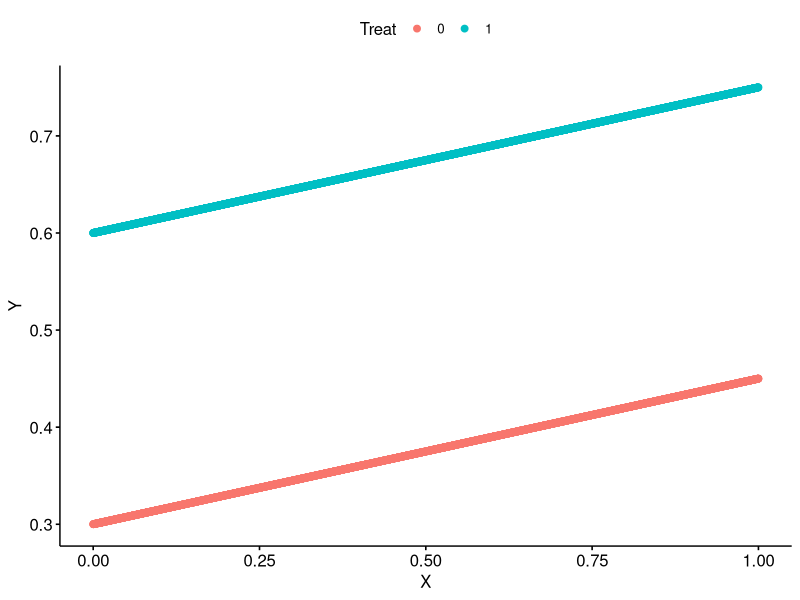
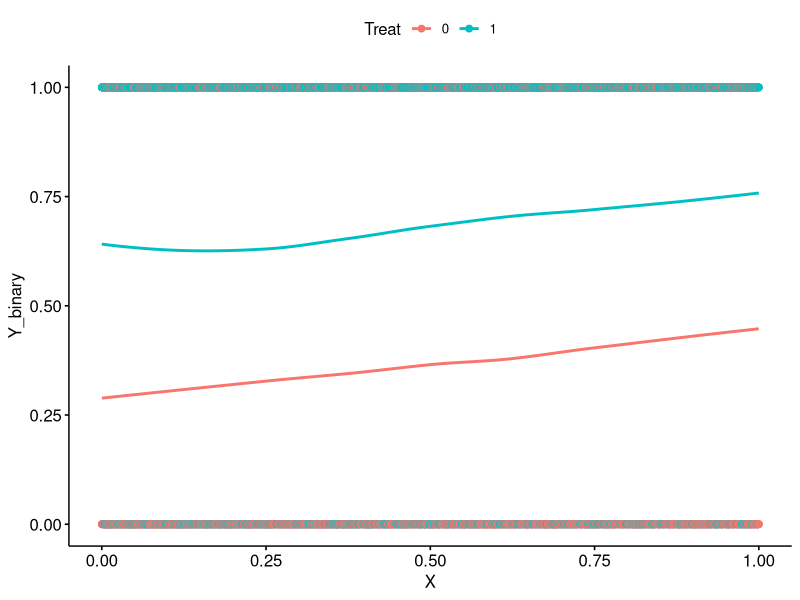
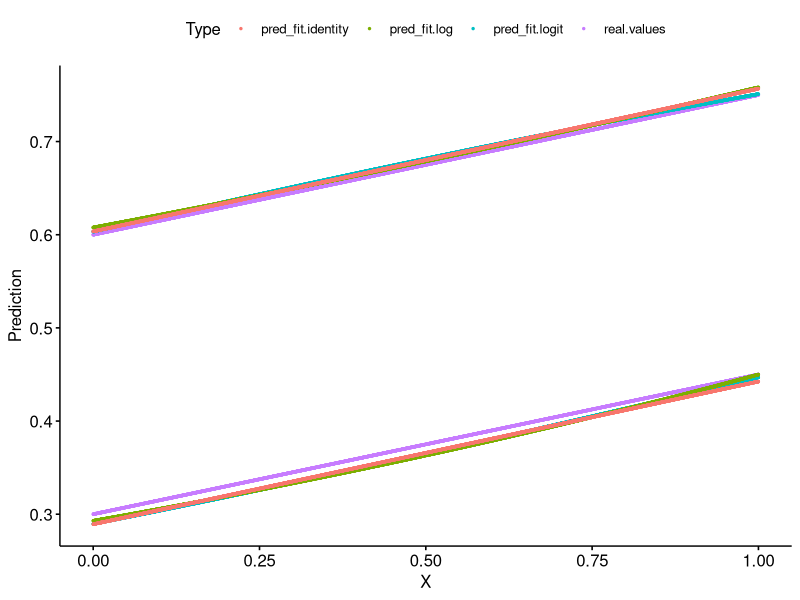

Source code (R) for these figures, in order:
#### Simulation study

y = c(rep(0,40),rep(1,60))

fit.logit = glm(y~1,family = binomial("logit"))
table(predict(fit.logit,type= "response"))

fit.log = glm(y~1,family = binomial("log"))
table(predict(fit.log,type= "response"))

fit.identity = glm(y~1,family = binomial("logit"))
table(predict(fit.identity,type= "response"))




df =  data.frame(X =  rep(0:1,each=5000), Treat =  rep(0:1,5000))

df$Y = NA
df[df$X == 0 & df$Treat==0,]$Y = c(rep(0,1250),rep(1,1250))
df[df$X == 0 & df$Treat==1,]$Y =  c(rep(0,2000),rep(1,500))

df[df$X == 1 & df$Treat==0,]$Y = c(rep(0,500),rep(1,2000))
df[df$X == 1 & df$Treat==1,]$Y =  c(rep(0,2000),rep(1,500))


fit.logit = glm(Y~X*Treat,family = binomial("logit"),data = df)
table(round(predict(fit.logit,type= "response"),2))

fit.log = glm(Y~X*Treat,family = binomial("log"),data = df)
table(round(predict(fit.log,type= "response"),2))

fit.identity = glm(Y~X*Treat,family = binomial("identity"),data = df)
table(round(predict(fit.identity,type= "response"),2))

library(dplyr)
df%>%
  group_by(X,Treat)%>%
  summarise(Prop =  mean(Y))




fit.log = glm(y~1,family = binomial("log"))
table(predict(fit.log,type= "response"))




library(ggpubr)



df =  data.frame(X =  seq(0,1,length.out =10000), Treat =  rbinom(10000, 1, 0.5))

df$Y =  with(df, 0.3 +  X*0.15 + 0.3*Treat )




df$Treat =  as.factor(df$Treat)
df$X =  as.numeric(df$X)


ggscatter(df, "X","Y",color = "Treat")


max(df$Y); min(df$Y)




df$Y_binary =  rbinom(10000,1,prob = df$Y)

ggscatter(df, "X","Y_binary",color = "Treat", add = "loess")




fit.logit = glm(Y_binary~ X+Treat, family = binomial("logit"), data = df)


pred_fit.logit =  predict(fit.logit, type = "response")

library(mgcv)
fit.log = glm(Y_binary~ X*Treat, family = binomial("log"),  data = df)

pred_fit.log =  predict(fit.log, type = "response")

fit.identity= glm(Y_binary~  X+Treat, family = binomial("identity"), data = df)

pred_fit.identity =  predict(fit.identity, type = "response")


real.values =  df$Y



df = do.call("rbind", replicate(4, df[,c(1:2,4)], simplify = FALSE))
df$Prediction =  c(real.values,pred_fit.logit,pred_fit.log, pred_fit.identity)
df$Type =  rep(c("real.values","pred_fit.logit","pred_fit.log", "pred_fit.identity"),each=10000)
ggscatter(df, "X","Prediction", color = "Type", size = .5)






require(MASS)
summary(fit.NB <- glm.nb(Y_binary~  X+Treat,  data = df))

pred_fit.NB =  predict(fit.NB, type = "response")



table(df[df$Treat == 0,]$Y_binary)




